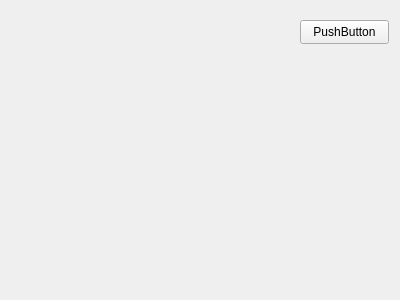
<?xml version="1.0" encoding="UTF-8"?>
<ui version="4.0">
 <class>Widget</class>
 <widget class="QWidget" name="Widget">
  <property name="geometry">
   <rect>
    <x>0</x>
    <y>0</y>
    <width>400</width>
    <height>300</height>
   </rect>
  </property>
  <property name="windowTitle">
   <string>Widget</string>
  </property>
  <widget class="QPushButton" name="pushButton">
   <property name="geometry">
    <rect>
     <x>300</x>
     <y>20</y>
     <width>89</width>
     <height>24</height>
    </rect>
   </property>
   <property name="text">
    <string>PushButton</string>
   </property>
  </widget>
 </widget>
 <layoutdefault spacing="6" margin="11"/>
 <resources/>
 <connections/>
</ui>
